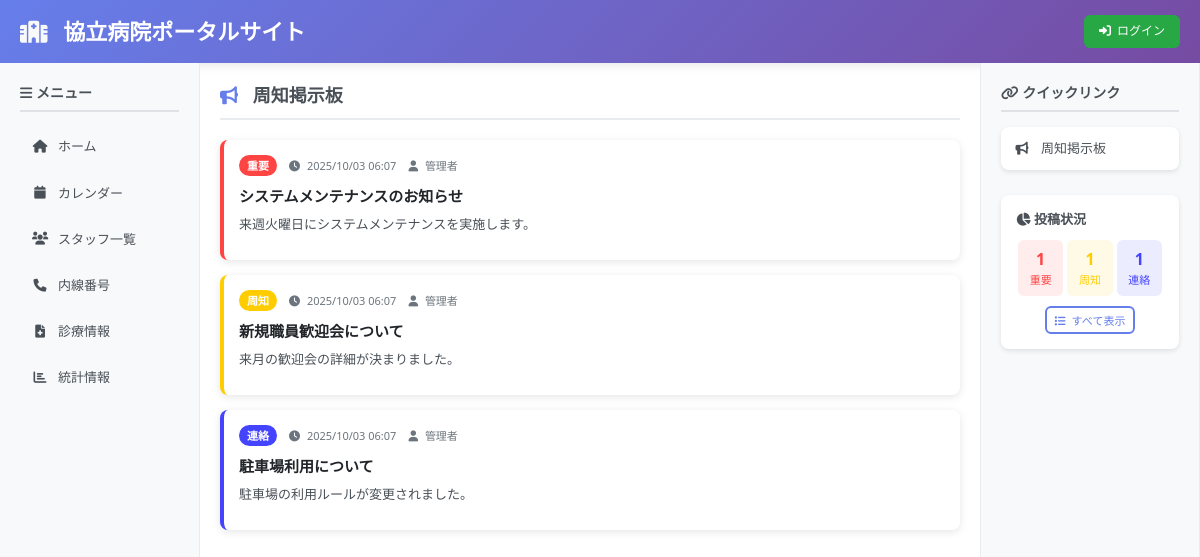
The page / on the database its author committed.
### tables this page shows
CREATE TABLE notices (
    id INT AUTO_INCREMENT PRIMARY KEY,
    title VARCHAR(255) NOT NULL,
    content TEXT NOT NULL,
    importance ENUM('important', 'notice', 'contact') DEFAULT 'notice',
    display_start DATE DEFAULT NULL,
    display_end DATE DEFAULT NULL,
    is_visible TINYINT(1) DEFAULT 1,
    created_by INT NOT NULL,
    created_at TIMESTAMP DEFAULT CURRENT_TIMESTAMP,
    updated_at TIMESTAMP DEFAULT CURRENT_TIMESTAMP ON UPDATE CURRENT_TIMESTAMP,
    FOREIGN KEY (created_by) REFERENCES users(id)
);

CREATE TABLE users (
    id INT AUTO_INCREMENT PRIMARY KEY,
    user_id VARCHAR(50) NOT NULL UNIQUE,
    password VARCHAR(255) NOT NULL,
    username VARCHAR(255) NOT NULL,
    created_at TIMESTAMP DEFAULT CURRENT_TIMESTAMP,
    updated_at TIMESTAMP DEFAULT CURRENT_TIMESTAMP ON UPDATE CURRENT_TIMESTAMP
);

### config.php (called while the page is built, shortened)
<?php
function isLoggedIn() {
    return isset($_SESSION['user_id']);
}
function getImportanceColor($importance) {
    switch ($importance) {
        case 'important': return '#ff4444';
        case 'notice': return '#ffcc00';
        case 'contact': return '#4444ff';
    }
}
function getImportanceLabel($importance) {
    switch ($importance) {
        case 'important': return '重要';
        case 'notice': return '周知';
        case 'contact': return '連絡';
    }
}
?>

### index.php (the view, shortened to what this page needs)
<?php
require_once 'config.php';
$stmt = $pdo->prepare("
    SELECT n.*, u.username,
           GROUP_CONCAT(
               CONCAT(na.id, ':', na.file_name, ':', na.file_path, ':', na.file_type)
               SEPARATOR '|'
           ) as attachments
    FROM notices n
    LEFT JOIN users u ON n.created_by = u.id
    LEFT JOIN notice_attachments na ON n.id = na.notice_id
    WHERE n.is_visible = 1
    AND (n.display_start IS NULL OR n.display_start <= CURDATE())
    AND (n.display_end IS NULL OR n.display_end >= CURDATE())
    GROUP BY n.id
    ORDER BY n.created_at DESC
");
$stmt->execute();
$notices = $stmt->fetchAll();
?>
<!DOCTYPE html>
<html lang="ja">
<head>
    <link rel="stylesheet" href="style.css">
    <link href="https://cdnjs.cloudflare.com/ajax/libs/font-awesome/6.0.0/css/all.min.css" rel="stylesheet">
</head>
<body>
    <div class="container">
        <header class="header">
            <h1><i class="fas fa-hospital"></i> 協立病院ポータルサイト</h1>
            <div class="header-actions">
                <?php if (isLoggedIn()): ?>
                    <span class="welcome">ようこそ、<?= htmlspecialchars(getCurrentUser()['username']) ?>さん</span>
                    <a href="new_post.php" class="btn btn-primary">
                        <i class="fas fa-plus"></i> 新規投稿
                    </a>
                    <a href="admin.php" class="btn btn-secondary">
                        <i class="fas fa-cog"></i> 管理画面
                    </a>
                    <a href="logout.php" class="btn btn-danger">
                        <i class="fas fa-sign-out-alt"></i> ログアウト
                    </a>
                <?php else: ?>
                    <a href="login.php" class="btn btn-primary">
                        <i class="fas fa-sign-in-alt"></i> ログイン
                    </a>
                <?php endif; ?>
            </div>
        </header>
        <div class="main-content">
            <nav class="sidebar sidebar-left">
                <h3><i class="fas fa-bars"></i> メニュー</h3>
                <ul class="menu-list">
                    <li><a href="index.php"><i class="fas fa-home"></i> ホーム</a></li>
                    <li><a href="calendar.php"><i class="fas fa-calendar"></i> カレンダー</a></li>
                    <li><a href="#"><i class="fas fa-users"></i> スタッフ一覧</a></li>
                    <li><a href="#"><i class="fas fa-phone"></i> 内線番号</a></li>
                    <li><a href="#"><i class="fas fa-file-medical"></i> 診療情報</a></li>
                    <li><a href="#"><i class="fas fa-chart-bar"></i> 統計情報</a></li>
                </ul>
            </nav>
            <main class="content">
                <div class="page-header">
                    <h2><i class="fas fa-bullhorn"></i> 周知掲示板</h2>
                </div>
                <div class="notices-container">
                    <?php if (empty($notices)): ?>
                        <div class="no-notices">
                            <i class="fas fa-info-circle"></i>
                            <p>現在表示する投稿はありません。</p>
                        </div>
                    <?php else: ?>
                        <?php foreach ($notices as $index => $notice): ?>
                            <div class="notice-item <?= $index >= 10 ? 'notice-hidden' : '' ?>"
                                 data-importance="<?= htmlspecialchars($notice['importance']) ?>"
                                 style="border-left: 4px solid <?= getImportanceColor($notice['importance']) ?>">
                                <div class="notice-header">
                                    <div class="notice-meta">
                                        <span class="importance-badge" style="background-color: <?= getImportanceColor($notice['importance']) ?>">
                                            <?= getImportanceLabel($notice['importance']) ?>
                                        </span>
                                        <span class="notice-date">
                                            <i class="fas fa-clock"></i> <?= date('Y/m/d H:i', strtotime($notice['created_at'])) ?>
                                        </span>
                                        <span class="notice-author">
                                            <i class="fas fa-user"></i> <?= htmlspecialchars($notice['username']) ?>
                                        </span>
                                    </div>
                                </div>
                                <h3 class="notice-title"><?= htmlspecialchars($notice['title']) ?></h3>
                                <div class="notice-content">
                                    <?= nl2br(htmlspecialchars($notice['content'])) ?>
                                </div>
                            </div>
                        <?php endforeach; ?>
                    <?php endif; ?>
                </div>
            </main>
            <aside class="sidebar sidebar-right">
                <h3><i class="fas fa-link"></i> クイックリンク</h3>
                <div class="quick-links">
                    <a href="#notices" class="quick-link">
                        <i class="fas fa-bullhorn"></i>
                        <span>周知掲示板</span>
                    </a>
                </div>
                <div class="notice-summary">
                    <h4><i class="fas fa-chart-pie"></i> 投稿状況</h4>
                    <div class="summary-stats">
                        <div class="stat-item important" onclick="filterNotices('important')" style="cursor: pointer;" title="重要な投稿のみ表示">
                            <span class="stat-number"><?= count(array_filter($notices, function($n) { return $n['importance'] === 'important'; })) ?></span>
                            <span class="stat-label">重要</span>
                        </div>
                        <div class="stat-item notice" onclick="filterNotices('notice')" style="cursor: pointer;" title="周知投稿のみ表示">
                            <span class="stat-number"><?= count(array_filter($notices, function($n) { return $n['importance'] === 'notice'; })) ?></span>
                            <span class="stat-label">周知</span>
                        </div>
                        <div class="stat-item contact" onclick="filterNotices('contact')" style="cursor: pointer;" title="連絡投稿のみ表示">
                            <span class="stat-number"><?= count(array_filter($notices, function($n) { return $n['importance'] === 'contact'; })) ?></span>
                            <span class="stat-label">連絡</span>
                        </div>
                    </div>
                    <div style="margin-top: 10px; text-align: center;">
                        <button onclick="filterNotices('all')" class="btn btn-outline" style="font-size: 11px; padding: 4px 8px;">
                            <i class="fas fa-list"></i> すべて表示
                        </button>
                    </div>
                </div>
            </aside>
        </div>
    </div>
</body>
</html>

### style.css (style rules this page uses)
* { margin: 0; padding: 0; box-sizing: border-box; }
body { font-family: 'Segoe UI', Tahoma, Geneva, Verdana, sans-serif; font-size: 13px; line-height: 1.4; background: linear-gradient(135deg, #f5f7fa 0%, #c3cfe2 100%); color: #333; min-height: 100vh; }
.container { max-width: 1400px; margin: 0 auto; background: white; min-height: 100vh; box-shadow: 0 0 20px rgba(0,0,0,0.1); }
.header { background: linear-gradient(135deg, #667eea 0%, #764ba2 100%); color: white; padding: 15px 20px; display: flex; justify-content: space-between; align-items: center; box-shadow: 0 2px 10px rgba(0,0,0,0.1); }
.header h1 { font-size: 22px; font-weight: 600; }
.header h1 i { margin-right: 10px; color: #f8f9fa; }
.header-actions { display: flex; align-items: center; gap: 10px; }
.btn { display: inline-flex; align-items: center; padding: 8px 15px; border: none; border-radius: 6px; text-decoration: none; font-size: 12px; font-weight: 500; cursor: pointer; transition: all 0.3s ease; gap: 6px; }
.btn-primary { background: #28a745; color: white; }
.btn-outline { background: transparent; color: #667eea; border: 2px solid #667eea; }
.main-content { display: grid; grid-template-columns: 220px 1fr 250px; min-height: calc(100vh - 70px); }
.sidebar { padding: 20px; background: #f8f9fa; border-right: 1px solid #e9ecef; }
.sidebar h3 { font-size: 14px; margin-bottom: 15px; color: #495057; padding-bottom: 8px; border-bottom: 2px solid #dee2e6; }
.sidebar-left { border-right: 1px solid #e9ecef; }
.menu-list { list-style: none; }
.menu-list li { margin-bottom: 8px; }
.menu-list a { display: flex; align-items: center; padding: 10px 12px; color: #495057; text-decoration: none; border-radius: 6px; transition: all 0.3s ease; font-size: 13px; }
.menu-list a i { margin-right: 10px; width: 16px; text-align: center; }
.sidebar-right { border-left: 1px solid #e9ecef; }
.quick-links { margin-bottom: 25px; }
.quick-link { display: flex; align-items: center; padding: 12px; margin-bottom: 8px; background: white; border-radius: 8px; text-decoration: none; color: #495057; transition: all 0.3s ease; box-shadow: 0 2px 5px rgba(0,0,0,0.1); }
.quick-link i { margin-right: 10px; width: 18px; text-align: center; }
.notice-summary { background: white; padding: 15px; border-radius: 8px; box-shadow: 0 2px 5px rgba(0,0,0,0.1); }
.notice-summary h4 { font-size: 13px; margin-bottom: 12px; color: #495057; }
.summary-stats { display: flex; justify-content: space-between; }
.stat-item { text-align: center; padding: 8px; border-radius: 6px; flex: 1; margin: 0 2px; transition: all 0.3s ease; cursor: pointer; }
.stat-item.important { background: rgba(255, 68, 68, 0.1); color: #ff4444; }
.stat-item.notice { background: rgba(255, 204, 0, 0.1); color: #ffcc00; }
.stat-item.contact { background: rgba(68, 68, 255, 0.1); color: #4444ff; }
.stat-number { display: block; font-size: 16px; font-weight: bold; }
.stat-label { font-size: 11px; }
.content { padding: 20px; overflow-y: auto; }
.page-header { margin-bottom: 20px; padding-bottom: 10px; border-bottom: 2px solid #e9ecef; }
.page-header h2 { color: #495057; font-size: 18px; font-weight: 600; }
.page-header h2 i { margin-right: 10px; color: #667eea; }
.notices-container { display: flex; flex-direction: column; gap: 15px; }
.notice-item { background: white; border-radius: 8px; padding: 15px; box-shadow: 0 2px 8px rgba(0,0,0,0.1); transition: all 0.3s ease; }
.notice-header { margin-bottom: 10px; }
.notice-meta { display: flex; align-items: center; gap: 12px; flex-wrap: wrap; }
.importance-badge { color: white; padding: 3px 8px; border-radius: 12px; font-size: 11px; font-weight: bold; text-transform: uppercase; }
.notice-date, .notice-author { font-size: 11px; color: #6c757d; }
.notice-date i, .notice-author i { margin-right: 4px; }
.notice-title { font-size: 15px; font-weight: 600; color: #212529; margin-bottom: 8px; }
.notice-content { color: #495057; line-height: 1.5; margin-bottom: 10px; }
@media (max-width: 1200px) { .main-content { grid-template-columns: 200px 1fr 220px; } }

### rows shown on the page
notices: importance "重要", created_at "2025/10/03 06:07", created_by.username "管理者", title "システムメンテナンスのお知らせ", content "来週火曜日にシステムメンテナンスを実施します。"
notices: importance "周知", created_at "2025/10/03 06:07", created_by.username "管理者", title "新規職員歓迎会について", content "来月の歓迎会の詳細が決まりました。"
notices: importance "連絡", created_at "2025/10/03 06:07", created_by.username "管理者", title "駐車場利用について", content "駐車場の利用ルールが変更されました。"
